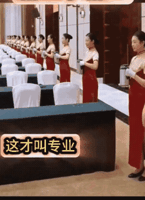
#> input picture gif/IMG_0192.gif, 145 x 200 px
$ python index.py
#> lines starting #> are read from the running program, lines starting #| are printed output that depends on the picture
import imageio
from PIL import Image, ImageSequence
# 设置压缩尺寸
rp = 200

img_list = []
img = Image.open('./IMG_0192.gif')
#> img is the input picture: PIL image 145x200 P; mean R, G, B 117.9, 93.9, 87

for i in ImageSequence.Iterator(img):
  i = i.convert('RGB')
  if max(i.size[0], i.size[1]) > rp:
    i.thumbnail((rp,rp))
  img_list.append(i)
#> this loop made 105 passes
#> pass 2, `i = i.convert('RGB')`:
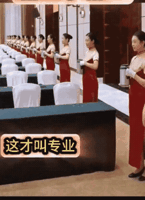
#> i: PIL image 145x200 RGB; mean R, G, B 117.6, 93.7, 86.9
#> pass 3, `i = i.convert('RGB')`:
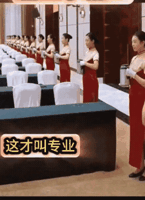
#> i: PIL image 145x200 RGB; mean R, G, B 117.7, 93.7, 86.8
#> after the loop, img_list = 105 items
# 计算帧的频率
durt = (img.info)['duration'] / 1000
#> durt = 0
print(durt)
#| 0.0
# 读取img_list合成新的gif
imageio.mimsave('new.gif', img_list, duration=durt)
